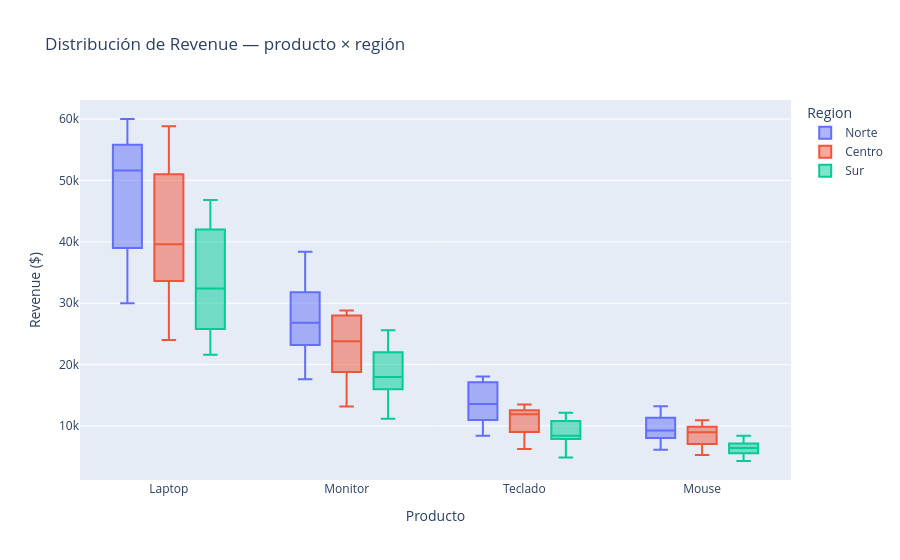

Notebook cell for this chart:
### Markdown cell above
---
## 4. Box Plot y Violin Plot

### Code cell
fig = px.box(
    df,
    x='Producto', y='Revenue', color='Region',
    title='Distribución de Revenue — producto × región',
    labels={'Revenue': 'Revenue ($)'},
    points='outliers',         # 'all' | 'outliers' | False
)
fig.show()

### Figure 1 — Plotly figure (JSON) as saved in the notebook; plotly's stock layout.template omitted (floating-point values rounded to 4 significant figures)
{"data": [{"alignmentgroup": "True", "boxpoints": "outliers", "hovertemplate": "Region=Norte<br>Producto=%{x}<br>Revenue ($)=%{y}<extra></extra>", "legendgroup": "Norte", "marker": {"color": "#636efa"}, "name": "Norte", "notched": false, "offsetgroup": "Norte", "orientation": "v", "showlegend": true, "type": "box", "x": ["Laptop", "Monitor", "Teclado", "Mouse", "Laptop", "Monitor", "Teclado", "Mouse", "Laptop", "Monitor", "Teclado", "Mouse", "Laptop", "Monitor", "Teclado", "Mouse", "Laptop", "Monitor", "Teclado", "Mouse", "Laptop", "Monitor", "Teclado", "Mouse", "Laptop", "Monitor", "Teclado", "Mouse", "Laptop", "Monitor", "Teclado", "Mouse", "Laptop", "Monitor", "Teclado", "Mouse", "Laptop", "Monitor", "Teclado", "Mouse", "Laptop", "Monitor", "Teclado", "Mouse", "Laptop", "Monitor", "Teclado", "Mouse"], "x0": " ", "xaxis": "x", "y": [30000, 20400, 9200, 6475, 37200, 17600, 8400, 6125, 38400, 24000, 9680, 7805, 43200, 22800, 13200, 8960, 54000, 27200, 16560, 11445, 57600, 31200, 17680, 11235, 54000, 38400, 18000, 13230, 58800, 33200, 18080, 12845, 60000, 32400, 13760, 10325, 50400, 26400, 13680, 9555, 52800, 30400, 12320, 8435, 39600, 23600, 13520, 8260], "y0": " ", "yaxis": "y"}, {"alignmentgroup": "True", "boxpoints": "outliers", "hovertemplate": "Region=Centro<br>Producto=%{x}<br>Revenue ($)=%{y}<extra></extra>", "legendgroup": "Centro", "marker": {"color": "#EF553B"}, "name": "Centro", "notched": false, "offsetgroup": "Centro", "orientation": "v", "showlegend": true, "type": "box", "x": ["Laptop", "Monitor", "Teclado", "Mouse", "Laptop", "Monitor", "Teclado", "Mouse", "Laptop", "Monitor", "Teclado", "Mouse", "Laptop", "Monitor", "Teclado", "Mouse", "Laptop", "Monitor", "Teclado", "Mouse", "Laptop", "Monitor", "Teclado", "Mouse", "Laptop", "Monitor", "Teclado", "Mouse", "Laptop", "Monitor", "Teclado", "Mouse", "Laptop", "Monitor", "Teclado", "Mouse", "Laptop", "Monitor", "Teclado", "Mouse", "Laptop", "Monitor", "Teclado", "Mouse", "Laptop", "Monitor", "Teclado", "Mouse"], "x0": " ", "xaxis": "x", "y": [24000, 13200, 6240, 5810, 26400, 16000, 7520, 5285, 33600, 16000, 9120, 5845, 33600, 21600, 8960, 8540, 50400, 28000, 12400, 9905, 46800, 28000, 11920, 10675, 56400, 25600, 13520, 9135, 58800, 28800, 12480, 10955, 42000, 28800, 12640, 9765, 51600, 27600, 12640, 9870, 37200, 22000, 11920, 8820, 37200, 22000, 9520, 8295], "y0": " ", "yaxis": "y"}, {"alignmentgroup": "True", "boxpoints": "outliers", "hovertemplate": "Region=Sur<br>Producto=%{x}<br>Revenue ($)=%{y}<extra></extra>", "legendgroup": "Sur", "marker": {"color": "#00cc96"}, "name": "Sur", "notched": false, "offsetgroup": "Sur", "orientation": "v", "showlegend": true, "type": "box", "x": ["Laptop", "Monitor", "Teclado", "Mouse", "Laptop", "Monitor", "Teclado", "Mouse", "Laptop", "Monitor", "Teclado", "Mouse", "Laptop", "Monitor", "Teclado", "Mouse", "Laptop", "Monitor", "Teclado", "Mouse", "Laptop", "Monitor", "Teclado", "Mouse", "Laptop", "Monitor", "Teclado", "Mouse", "Laptop", "Monitor", "Teclado", "Mouse", "Laptop", "Monitor", "Teclado", "Mouse", "Laptop", "Monitor", "Teclado", "Mouse", "Laptop", "Monitor", "Teclado", "Mouse", "Laptop", "Monitor", "Teclado", "Mouse"], "x0": " ", "xaxis": "x", "y": [21600, 12400, 4880, 4760, 24000, 11200, 5760, 4305, 22800, 16800, 8080, 5670, 28800, 18000, 7840, 6125, 31200, 18000, 8320, 6685, 34800, 25600, 11600, 7105, 46800, 24400, 10720, 7175, 45600, 23600, 12160, 8225, 44400, 20400, 10400, 8400, 39600, 18400, 10880, 7175, 27600, 18000, 8480, 5810, 33600, 15200, 7920, 5460], "y0": " ", "yaxis": "y"}], "layout": {"boxmode": "group", "legend": {"title": {"text": "Region"}, "tracegroupgap": 0}, "title": {"text": "Distribución de Revenue — producto × región"}, "xaxis": {"anchor": "y", "domain": [0, 1], "title": {"text": "Producto"}}, "yaxis": {"anchor": "x", "domain": [0, 1], "title": {"text": "Revenue ($)"}}}}
